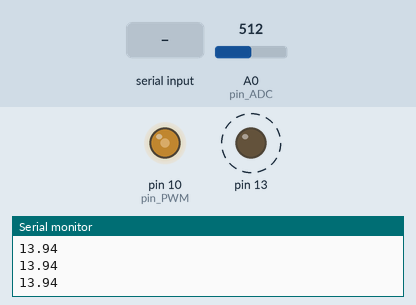
The program below on a simulated Arduino Nano, built with avr-gcc and run on an emulated ATmega328P. Parts: output pins drawn as LEDs (lit = HIGH), the last lines printed to the serial monitor. Dashed ring = blinking. The test bench sets the inputs (shaded band); at power-on: A0 (pin_ADC) = 512.

Above: at 1.2 s.
1.3 s: "D 1\n" received over Serial
4.3 s: "F 1\n" received over Serial
At 4.41 s:
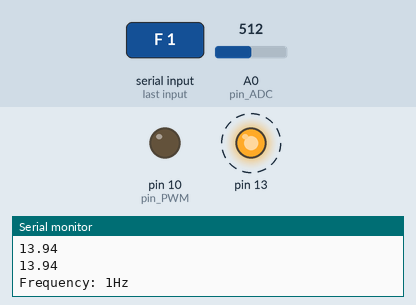
At 5.89 s:
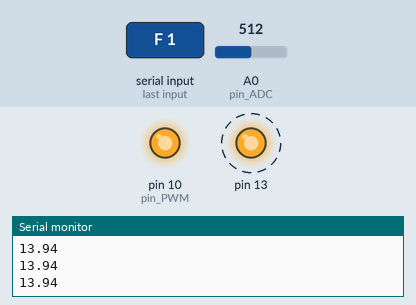
7.3 s: "F\n" received over Serial
At 7.41 s:
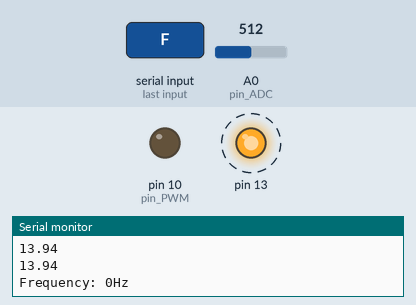
Timing chart, 0 to 16.3 s (numbered marks = the images above; inputs shaded):
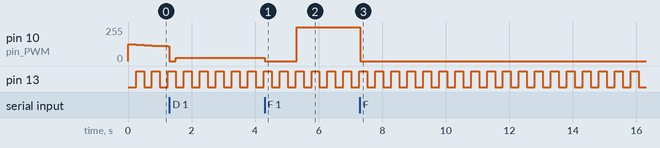

The program:

main.cpp
```cpp
#include <Arduino.h>
#include "PWM.h"

// Processor Frequency
int32_t clkFreq = 16000000;

// Constants
const int pin_PWM = 10;
const int pin_ADC = A0; // Voltage of the PV Emulator
const int defaultDuty = 50;
const int vref = 18;
const int32_t defaultFreq = 100000; //frequency (in Hz)

// Globals
int Duty = defaultDuty;
int32_t Freq = defaultFreq;
String Command;

// Gets value to set analogWrite function
int getAWrite(int32_t freq, int duty);
// Updates the duty cycle for pin_PWM
void setDutyCycle(int duty);
// Updates the frequency for pin_PWM
void setFreq(int32_t freq);
// Parses any serial commands recieved
bool parseCommand(String com);

void setup()
{
  Serial.begin(9600);
  //initialize all timers except for 0, to save time keeping functions
  InitTimersSafe();
  //sets the frequency for the specified pin
  bool success = SetPinFrequencySafe(pin_PWM, defaultFreq);
  if (success)
  {
    pinMode(13, OUTPUT);
    digitalWrite(13, HIGH);
    pinMode(pin_PWM, OUTPUT);
  }
  pinMode(pin_ADC, INPUT);
  analogWrite(pin_PWM, getAWrite(defaultFreq, defaultDuty));
}

int getAWrite(int32_t freq, int duty)
{
  int32_t x = clkFreq / (2 * freq);

  return (x * duty) / 100;
}

void setDutyCycle(int duty)
{
  Duty = duty;
  analogWrite(pin_PWM, getAWrite(Freq, duty));
}

void setFreq(int32_t freq)
{
  Freq = freq;
  SetPinFrequencySafe(pin_PWM, freq);
  analogWrite(pin_PWM, getAWrite(freq, Duty));
}

bool parseCommand(String com)
{
  String part1, part2;
  int32_t val;

  part1 = com.substring(0, com.indexOf(' '));
  part2 = com.substring(com.indexOf(' ') + 1);

  // Duty Cycle
  if (part1.equalsIgnoreCase("D"))
  {
    val = part2.toInt();
    if (val > 100 || val < 0)
    {
      return false;
    }
    else
    {
      setDutyCycle(val);
      Serial.print("Duty Cycle: ");
      Serial.print(Duty);
      Serial.println("%");
      return true;
    }
  }
  // Frequency
  else if (part1.equalsIgnoreCase("F"))
  {
    val = part2.toInt();
    if (val < 0)
    {
      return false;
    }
    else
    {
      setFreq(val);
      Serial.print("Frequency: ");
      Serial.print(Freq);
      Serial.println("Hz");
      return true;
    }
  }

  return false;
}

unsigned long period = 250;
bool toggle = 0;
unsigned long waitTime = 0;
double adjVoltage = 0;
double convVolt = 0;

void loop()
{
  if (Serial.available())
  {
    char c = Serial.read();
    if (c == '\n')
    {
      if (!parseCommand(Command))
      {
        Serial.println("Invalid Input");
        Serial.println("");
        Serial.println("Valid Inputs:");
        Serial.println("'D 50', Duty Cycle Update");
        Serial.println("'F 10000', Frequency Update");
      }
      Command = "";
    }
    else
    {
      Command += c;
    }
  }

  // time_now = millis();
  while (millis() > waitTime)
  {
    // delay(500);
    DDRB |= (1 << PORTB5);
    if (toggle)
      PORTB |= (1 << PORTB5);
    else
      PORTB &= ~(1 << PORTB5);

    toggle = !toggle;

    convVolt = analogRead(pin_ADC) * 0.0049;
    adjVoltage = convVolt / 0.18;
    Serial.println(adjVoltage);
    if (adjVoltage > vref)
      Duty = Duty + 1;
    else if (adjVoltage < vref)
      Duty = Duty - 1;

    if (Duty > 90)
      Duty = 90;
    else if (Duty < 10)
      Duty = 10;

    setDutyCycle(Duty);
    waitTime = millis() + period;
  }
}
```

Measured:
- after the input at 4.3 s, pin 10 (pin_PWM): 26/255 → 0/255 at once, → 255/255 1.0 s later
- after the input at 7.3 s, pin 10 (pin_PWM): 255/255 → 0/255 at once
- by itself, pin 13: alternates HIGH for 0.25 s and LOW for 0.25 s
